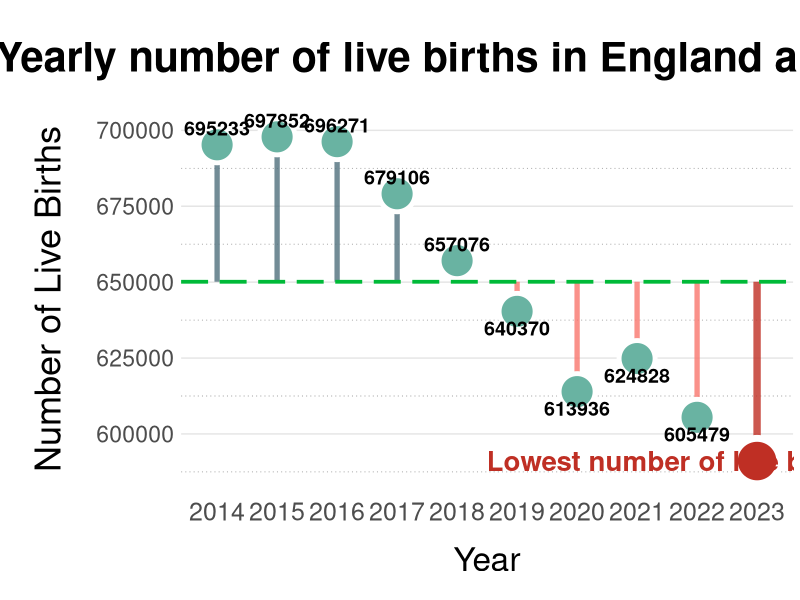

The R source for this figure:
# ======================================= Load Libraries and Data =======================================

# Import required libraries
library(tidyverse)
library(readxl)

# Load data from file 2023birthregistrations.xlsx from tab "Table_12" and start read the data from the sixth row
dailyLiveBirths <- read_excel("2023birthregistrations.xlsx", sheet = "Table_12", skip = 5)

# ======================================= Data Pre-Processing =======================================

# Remove the column for years before 10 years ago
dailyLiveBirths <- dailyLiveBirths %>% select(3:12)

# Handle missing values by replacing all value of "[z]" with "0"
dailyLiveBirths <- dailyLiveBirths %>% mutate(across(everything(), ~str_replace(., "\\[z\\]", "0")))

# Convert all data to numeric class
dailyLiveBirths <- dailyLiveBirths %>% mutate(across(everything(), as.numeric))

# Calculate the total number of live births for each year
yearlyLiveBirths <- dailyLiveBirths %>% summarise(across(everything(), sum))

# Reorder the column name ascendingly from 2014 to 2023
yearlyLiveBirths <- yearlyLiveBirths[, order(colnames(yearlyLiveBirths))]

# Transform the structure to table with two columns: Year and LiveBirths
yearlyLiveBirths <- yearlyLiveBirths %>%
	pivot_longer(cols = everything(), names_to = "Year", values_to = "LiveBirths")

# Calculate the mean live births across all 10 years
meanLiveBirths <- mean(yearlyLiveBirths$LiveBirths)

# Add new column to assign different colour based on
# whether the number of live birth is above or below the mean
yearlyLiveBirths <- yearlyLiveBirths %>%
	mutate(Colour = ifelse(LiveBirths > meanLiveBirths, "#4f6f7c", "#f8766d"))

# ======================================= Data Visualisation =======================================

# Generate lollipop chart
yearlyLiveBirths %>%
	ggplot(aes(x = Year, y = LiveBirths)) +
	geom_segment(
		aes(
			x = Year,
			xend = Year,
			y = meanLiveBirths,
			yend = LiveBirths
		),
		color = ifelse(yearlyLiveBirths$Year == "2023", "#BF2F24", yearlyLiveBirths$Colour),
		alpha = 0.8,
		linewidth = ifelse(yearlyLiveBirths$Year == "2023", 2.5, 1.8)
	) +
	geom_point(
		shape = 21,
		color = "#ffffff",
		fill = ifelse(yearlyLiveBirths$Year == "2023", "#BF2F24", "#69b3a2"),
		size = ifelse(yearlyLiveBirths$Year == "2023", 13, 10.5),
		stroke = ifelse(yearlyLiveBirths$Year == "2023", 3.5, 2.5)
	) +
	geom_text(
		aes(label = ifelse(Year == "2023", "", LiveBirths)),
		fontface = "bold",
		size = 5,
		nudge_y = ifelse(yearlyLiveBirths$LiveBirths > meanLiveBirths, 5500, -5500)
	) +
	geom_hline(
		yintercept = meanLiveBirths,
		color = "#00ba38",
		linewidth = 1.3,
		linetype = 5
	) +
	annotate(
		"text",
		x = grep("2023", yearlyLiveBirths$Year) - 4.51,
		y = yearlyLiveBirths$LiveBirths[which(yearlyLiveBirths$Year == "2023")],
		label = paste(
			"Lowest number of live births in the last 10 years:",
			yearlyLiveBirths$LiveBirths[which(yearlyLiveBirths$Year == "2023")],
			sep = " "
		),
		color = "#BF2F24",
		size = 7,
		fontface = "bold",
		hjust = 0
	) +
	labs(
		title = "Yearly number of live births in England and Wales",
		x = "Year",
		y = "Number of Live Births"
	) +
	theme_minimal() +
	theme(
		panel.grid.major.x = element_blank(),
		panel.grid.major.y = element_line(color = "grey90"),
		panel.grid.minor.y = element_line(linetype = 3, color = "grey55"),
		plot.title = element_text(face = "bold", size = 30, hjust = 0.5, margin = margin(b = 15)),
		axis.title.x = element_text(size = 24, margin = margin(t = 15)),
		axis.text.x = element_text(size = 18),
		axis.title.y = element_text(size = 26, margin = margin(r = 20)),
		axis.text.y = element_text(size = 16.5),
		plot.margin = margin(l = 25, r = 5, b = 15, t = 30)
	)
